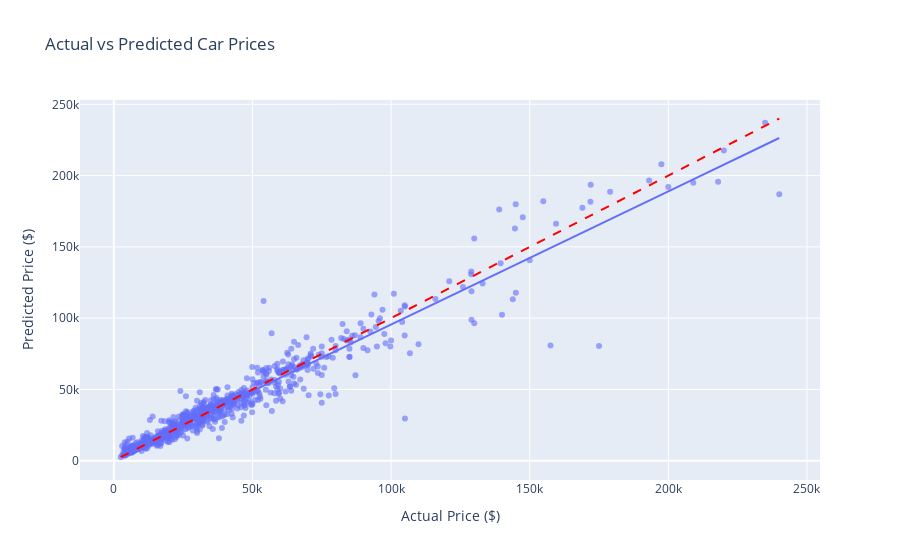

Here is the notebook cell this chart was saved with:
### Code cell
import plotly.express as px
import pandas as pd
# Create a DataFrame for comparison
results_df = pd.DataFrame({
    'Actual Price': y_test,
    'Predicted Price': y_pred,
    'Brand': df.loc[y_test.index, 'brand']
})



fig = px.scatter(
    results_df,
    x='Actual Price',
    y='Predicted Price',
    title='Actual vs Predicted Car Prices',
    labels={'Actual Price': 'Actual Price ($)', 'Predicted Price': 'Predicted Price ($)'},
    opacity=0.6,
    trendline="ols",
    hover_name='Brand'
)


fig.add_shape(
    type="line",
    x0=results_df['Actual Price'].min(), y0=results_df['Actual Price'].min(),
    x1=results_df['Actual Price'].max(), y1=results_df['Actual Price'].max(),
    line=dict(color="red", dash="dash"),
    name='Perfect Prediction'
)


fig.show()

### Figure 1 — Plotly figure (JSON) as saved in the notebook; plotly's stock layout.template omitted (floating-point values rounded to 4 significant figures; data arrays with more than 128 entries replaced by an {"elided": "..."} marker saying what was removed)
{"data": [{"hovertemplate": "<b>%{hovertext}</b><br><br>Actual Price ($)=%{x}<br>Predicted Price ($)=%{y}<extra></extra>", "hovertext": {"elided": "792 str values"}, "legendgroup": "", "marker": {"color": "#636efa", "opacity": 0.6, "symbol": "circle"}, "mode": "markers", "name": "", "orientation": "v", "showlegend": false, "type": "scatter", "x": {"elided": "792 int values"}, "xaxis": "x", "y": {"elided": "792 float values"}, "yaxis": "y"}, {"hovertemplate": "<b>OLS trendline</b><br>Predicted Price = 0.934455 * Actual Price + 2082.09<br>R<sup>2</sup>=0.925953<br><br>Actual Price ($)=%{x}<br>Predicted Price ($)=%{y} <b>(trend)</b><extra></extra>", "legendgroup": "", "marker": {"color": "#636efa", "symbol": "circle"}, "mode": "lines", "name": "", "showlegend": false, "type": "scatter", "x": {"elided": "792 int values"}, "xaxis": "x", "y": {"elided": "792 float values"}, "yaxis": "y"}], "layout": {"legend": {"tracegroupgap": 0}, "shapes": [{"line": {"color": "red", "dash": "dash"}, "name": "Perfect Prediction", "type": "line", "x0": 2500, "x1": 240000, "y0": 2500, "y1": 240000}], "title": {"text": "Actual vs Predicted Car Prices"}, "xaxis": {"anchor": "y", "domain": [0, 1], "title": {"text": "Actual Price ($)"}}, "yaxis": {"anchor": "x", "domain": [0, 1], "title": {"text": "Predicted Price ($)"}}}}
